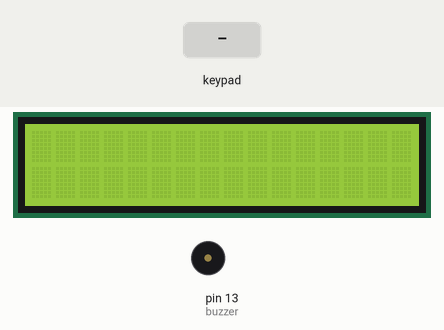
This sketch was run on a simulated Arduino Uno, built with avr-gcc and run on an emulated ATmega328P. On the bench: 16×2 character LCD, buzzer (waves = sounding, pin HIGH). The inputs (shaded band) are chosen by the test bench.

Above: at 1.2 s.
1.3 s: keypad keys 6 6 1 1 pressed 0.4 s apart
At 1.6 s:
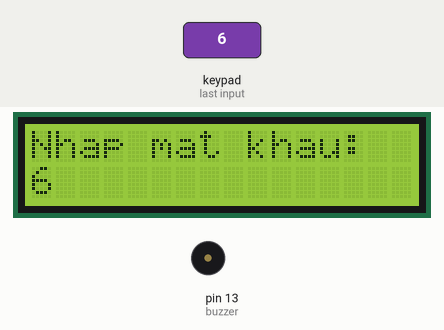
At 5.8 s:
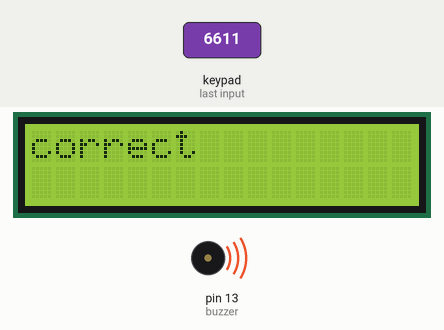
5.9 s: key 'A' pressed
At 11.9 s:
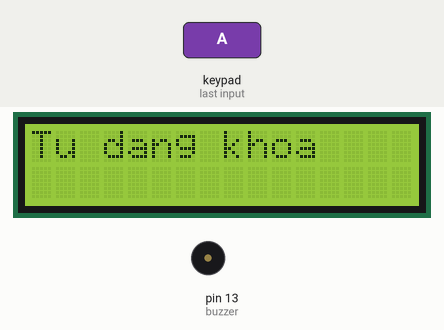
Timing chart, 0 to 23.0 s (numbered marks = the images above; inputs shaded):
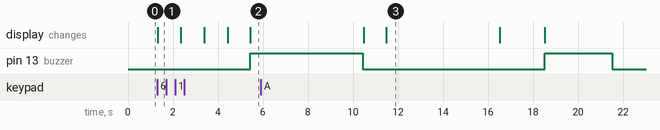

The sketch:

keypad_matkhau.ino
```cpp
#include <Keypad.h>
#include <Wire.h>
#include <LiquidCrystal_I2C.h>
LiquidCrystal_I2C lcd(0x27,16,2); // or 0x3F
float x = 10.53;
float y = 19.25;
int i, counter = 0;
const byte ROWS = 4; //four rows
const byte COLS = 4; //four columns
int count = 0;
char keys[ROWS][COLS] = {
  {'1','2','3','A'},
  {'4','5','6','B'},
  {'7','8','9','C'},
  {'*','0','#','D'}
};
char str[4] = {' ', ' ', ' ', ' '};
char mk[4] = {'6','6','1','1'};
byte rowPins[ROWS] = {9, 8, 7, 6}; //connect to the row pinouts of the keypad
byte colPins[COLS] = {5, 4, 3, 2}; //connect to the column pinouts of the keypad

//Create an object of keypad(
Keypad keypad = Keypad( makeKeymap(keys), rowPins, colPins, ROWS, COLS );
int buzzer = 13;
void setup(){
  Serial.begin(9600);
  lcd.init();
  lcd.backlight();
  pinMode(buzzer, OUTPUT);
}

void loop(){
  char key = keypad.getKey();// Read the key
  if(key) {
    lcd.setCursor(0,0);
    lcd.print("Nhap mat khau:");
    if(i == 0) {
      str[0] = key;
      lcd.setCursor(0,1);
      lcd.print(str[0]);
      delay(1000);
    }
    if(i == 1) {
      str[1] = key;
      lcd.setCursor(1,1);
      lcd.print(str[1]);
      delay(1000);
    }
    if(i == 2) {
      str[2] = key;
      lcd.setCursor(2,1);
      lcd.print(str[2]);
      delay(1000);
    }
    if(i == 3) {
      str[3] = key;
      lcd.setCursor(3,1);
      lcd.print(str[3]);
      delay(1000);
      count = 4;
    }
    i++;
  }
  if (count == 4) {
    if(str[0] == mk[0] && str[1] == mk[1] && str[2] == mk[2] && str[3] == mk[3]) {
      lcd.clear();
      lcd.setCursor(0,0);
      lcd.print("correct");
      digitalWrite(buzzer, HIGH);
      delay(5000);
      i=0;
      count =0;
      digitalWrite(buzzer, LOW);
    }
    else {
      lcd.clear();
      lcd.setCursor(4,0);
      lcd.print("Incorrect");
      lcd.setCursor(2,1);
      lcd.print("Nhap lai mk");
      delay(1000);
      lcd.clear();
      lcd.setCursor(5,0);
      lcd.print("Nhap mk");
      count = 0;
      i = 0;
      digitalWrite(buzzer, HIGH);
      delay(1000);
      digitalWrite(buzzer, LOW);
      delay(1000);
    }
  }
    switch(key){
      case 'A':
        lcd.clear();
        lcd.setCursor(0,0);
        lcd.print("Tu dang khoa");
        delay(5000);
        lcd.clear();
        lcd.setCursor(0,0);
        lcd.print("Tu da khoa");
        lcd.setCursor(0,1);
        lcd.print("Cam on 🙂");
        delay(2000);
        lcd.clear();
        lcd.setCursor(5,0);
        lcd.print("Nhap mk");
        count = 0;
        i = 0;
        digitalWrite(buzzer, HIGH);
        delay(3000);
        digitalWrite(buzzer, LOW);
        delay(3000);
        break;
    }
}
```

Measured:
- after the input at 1.3 s, pin 13 (buzzer): LOW → HIGH after 4.1 s; the display: changes at once (image 1)
- after the input at 5.9 s, the display: first changes after 4.6 s (image 3 shows a later state)
